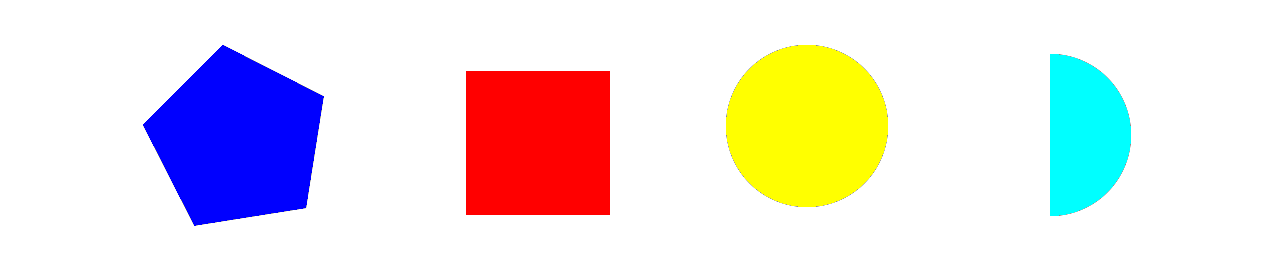
#> input picture shape2.png, 1280 x 260 px
$ python detect_geometric_shape.py
#> lines starting #> are read from the running program, lines starting #| are printed output that depends on the picture; after the words box and inside, x2 and y2 are one past the last pixel; in counts of white or black regions, pixels touching at a corner belong together
import numpy as np
import cv2

img = cv2.imread("shape2.png")
#> img is the input picture: shape (260, 1280, 3); mean B, G, R 223.2, 222.1, 230.1
imgGrey = cv2.cvtColor(img, cv2.COLOR_BGRA2GRAY)
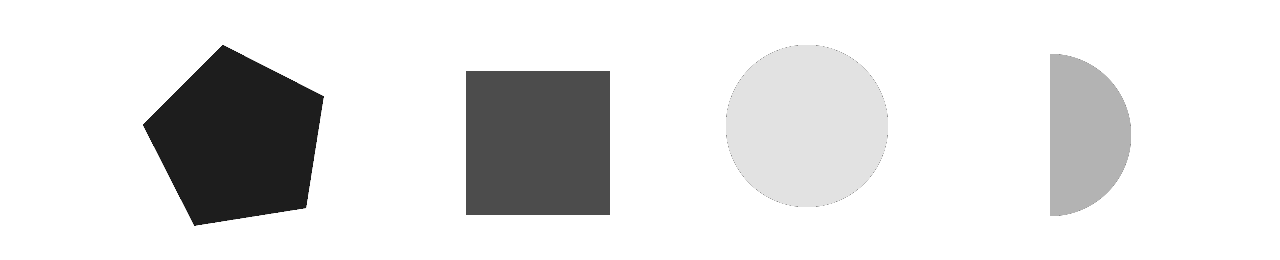
#> imgGrey: shape (260, 1280); min 29, max 255, mean 224.6

_ , thres = cv2.threshold(imgGrey, 150, 255, cv2.THRESH_BINARY_INV)
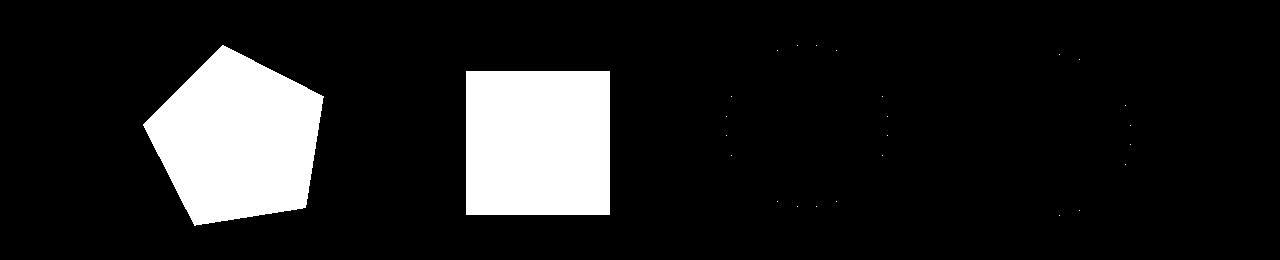
#> thres: shape (260, 1280); 12.9% white; 26 white regions (24 under 20 px)

contours, hierarchy = cv2.findContours(thres, cv2.RETR_EXTERNAL, cv2.CHAIN_APPROX_SIMPLE)
#> contours = 26 contours, 24 with area under 20; largest, box (x1, y1, x2, y2) and area: (143, 45, 324, 226) 21812, (466, 71, 610, 215) 20449

for contour in contours:


    #chu vi cua countour
    chuVi = cv2.arcLength(contour, True)

    #Xu li giam diem nhieu
    vienTinhChinh = cv2.approxPolyDP(contour, chuVi * 0.02, True)

    #ap diem
    cv2.drawContours(img, [vienTinhChinh], -1, (0, 255, 0), 2)
    x = vienTinhChinh.ravel()[0]
    y = vienTinhChinh.ravel()[1]
    if len(vienTinhChinh) == 3:
        cv2.putText(img, "Tam giac", (x, y), cv2.FONT_HERSHEY_COMPLEX_SMALL, 1, (255,0,0), 1)
    elif len(vienTinhChinh) == 4:
        x, y, w, h = cv2.boundingRect(vienTinhChinh)
        asp = float(w)/h
        if asp >= 0.95 and asp <= 1.05:
            cv2.putText(img, "Hinh Vuong", (x, y), cv2.FONT_HERSHEY_COMPLEX_SMALL, 1, (255,0,0), 1)
        else:
            cv2.putText(img, "Chu Nhat", (x, y), cv2.FONT_HERSHEY_COMPLEX_SMALL, 1, (255,0,0), 1)
    elif len(vienTinhChinh) == 5:
        cv2.putText(img, "Ngu Giac", (x, y), cv2.FONT_HERSHEY_COMPLEX_SMALL, 1, (255,0,0), 1)
    elif len(vienTinhChinh) == 6:
        cv2.putText(img, "Luc Giac ", (x, y), cv2.FONT_HERSHEY_COMPLEX_SMALL, 1, (255,0,0), 1)
    elif len(vienTinhChinh) == 10:
        cv2.putText(img, "Star", (x, y), cv2.FONT_HERSHEY_COMPLEX_SMALL, 1, (255,0,0), 1)
    else:
        cv2.putText(img, "Tron", (x, y), cv2.FONT_HERSHEY_COMPLEX_SMALL, 1, (255,0,0), 1)
#> this loop made 26 passes
#> (chuVi, vienTinhChinh, w, h, asp) on pass 19: (572, [[466, 71], [466, 214], [609, 214], [609, 71]], 144, 144, 1)
#> chuVi on passes 1 to 6: 0, 0, 0, 0, 0, 0
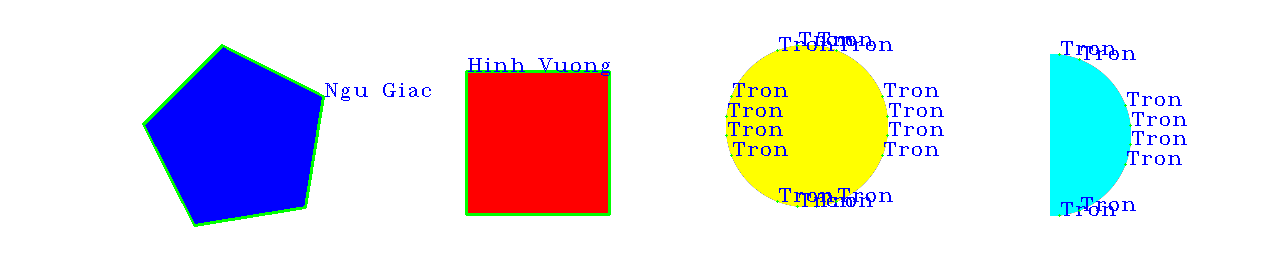
#> img: shape (260, 1280, 3); 2.52% of pixels changed, all inside (x1, y1, x2, y2) = (142, 32, 1187, 227)


cv2.imshow("shapes", img)


cv2.waitKey(0)
cv2.destroyAllWindows()

$ run again, with banh.png copied over shape2.png
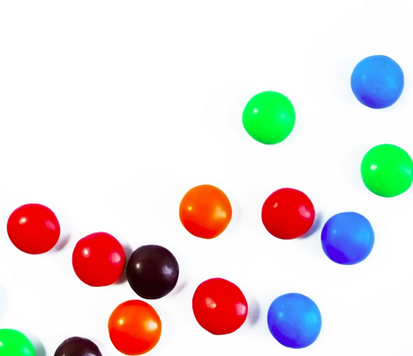
#> input picture banh.png, 413 x 356 px
#> img is the input picture: shape (356, 413, 3); mean B, G, R 219.1, 220.4, 228.9
#> `_ , thres = cv2.threshold(imgGrey, 150, 255, cv2.THRESH_BINARY_INV)`:
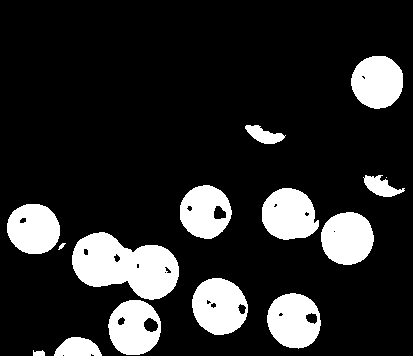
#> thres: shape (356, 413); 16.3% white; 15 white regions (1 under 20 px)
#> contours = 15 contours, 2 with area under 20; largest, box (x1, y1, x2, y2) and area: (72, 232, 179, 300) 4660, (192, 278, 248, 335) 2391, (267, 293, 321, 349) 2264, (108, 300, 161, 355) 2236, (262, 188, 319, 240) 2198
#> the loop `for contour in contours:` made 15 passes
#> chuVi on passes 1 to 8: 33.07, 117.3, 176.9, 179.7, 184.5, 20.73, 309.3, 174
#> after the loop `for contour in contours:`:
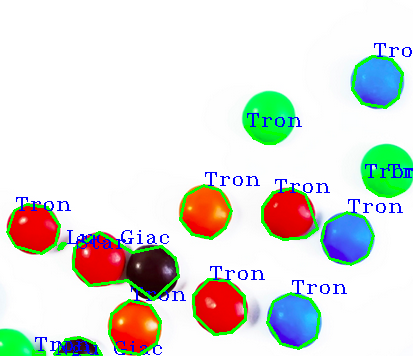
#> img: shape (356, 413, 3); 5.58% of pixels changed, all inside (x1, y1, x2, y2) = (6, 43, 413, 356)
